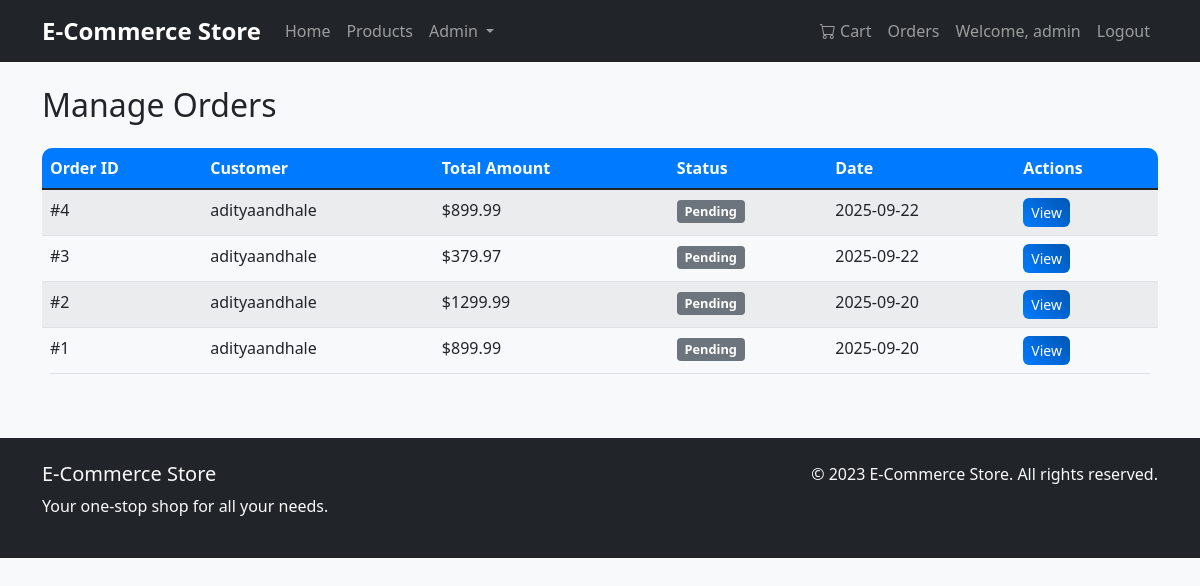
Page /admin/orders (signed in) on the committed database.
### models/user.py (models this page shows, shortened)
class User(UserMixin, db.Model):
    id = db.Column(db.Integer, primary_key=True)
    username = db.Column(db.String(80), unique=True, nullable=False)
    email = db.Column(db.String(120), unique=True, nullable=False)
    password_hash = db.Column(db.String(128), nullable=False)
    is_admin = db.Column(db.Boolean, default=False)
    orders = db.relationship('Order', backref='user', lazy=True)
    cart_items = db.relationship('CartItem', backref='user', lazy=True)

### models/order.py (models this page shows, shortened)
class Order(db.Model):
    id = db.Column(db.Integer, primary_key=True)
    user_id = db.Column(db.Integer, db.ForeignKey('user.id'), nullable=False)
    total_amount = db.Column(db.Float, nullable=False)
    status = db.Column(db.String(20), default='Pending')
    created_at = db.Column(db.DateTime, default=datetime.utcnow)
    order_items = db.relationship('OrderItem', backref='order', lazy=True)

### routes/admin.py (the view)
@admin_bp.route('/orders')
def orders():
    orders = Order.query.order_by(Order.created_at.desc()).all()
    return render_template('admin/orders.html', orders=orders)

### extensions.py (called while the page is built)
@login_manager.user_loader
def load_user(user_id):
    from models.user import User
    return User.query.get(int(user_id))

### routes/admin.py (called while the page is built)
@admin_bp.before_request
@login_required
def require_admin():
    if not current_user.is_admin:
        flash('You do not have permission to access this page.', 'danger')
        return redirect(url_for('index'))

### templates/admin/orders.html (shortened to what this page needs)
{% extends "base.html" %}
{% block content %}
<h2 class="mb-4">Manage Orders</h2>
<div class="table-responsive">
    <table class="table table-striped">
        <thead>
            <tr>
                <th>Order ID</th>
                <th>Customer</th>
                <th>Total Amount</th>
                <th>Status</th>
                <th>Date</th>
                <th>Actions</th>
            </tr>
        </thead>
        <tbody>
            {% for order in orders %}
            <tr>
                <td>#{{ order.id }}</td>
                <td>{{ order.user.username }}</td>
                <td>${{ "%.2f"|format(order.total_amount) }}</td>
                <td>
                    <span class="badge bg-{% if order.status == 'Completed' %}success{% elif order.status == 'Processing' %}warning{% else %}secondary{% endif %}">
                        {{ order.status }}
                    </span>
                </td>
                <td>{{ order.created_at.strftime('%Y-%m-%d') }}</td>
                <td>
                    <a href="{{ url_for('order.order_detail', order_id=order.id) }}" class="btn btn-sm btn-primary">View</a>
                </td>
            </tr>
            {% endfor %}
        </tbody>
    </table>
</div>
{% endblock %}

### templates/base.html (shortened to what this page needs)
<!DOCTYPE html>
<html lang="en">
<head>
    <link href="https://cdn.jsdelivr.net/npm/bootstrap@5.1.3/dist/css/bootstrap.min.css" rel="stylesheet">
    <link rel="stylesheet" href="https://cdn.jsdelivr.net/npm/bootstrap-icons@1.10.0/font/bootstrap-icons.css">
    <link rel="stylesheet" href="{{ url_for('static', filename='css/style.css') }}">
</head>
<body>
    <nav class="navbar navbar-expand-lg navbar-dark bg-dark">
        <div class="container">
            <a class="navbar-brand" href="{{ url_for('index') }}">E-Commerce Store</a>
            <div class="collapse navbar-collapse" id="navbarNav">
                <ul class="navbar-nav me-auto">
                    <li class="nav-item">
                        <a class="nav-link" href="{{ url_for('index') }}">Home</a>
                    </li>
                    <li class="nav-item">
                        <a class="nav-link" href="{{ url_for('product.product_list') }}">Products</a>
                    </li>
                    {% if current_user.is_authenticated and current_user.is_admin %}
                    <li class="nav-item dropdown">
                        <a class="nav-link dropdown-toggle" href="#" id="adminDropdown" role="button" data-bs-toggle="dropdown">
                            Admin
                        </a>
                    </li>
                    {% endif %}
                </ul>
                <ul class="navbar-nav">
                    {% if current_user.is_authenticated %}
                    <li class="nav-item">
                        <a class="nav-link" href="{{ url_for('cart.view_cart') }}">
                            <i class="bi bi-cart"></i> Cart
                        </a>
                    </li>
                    <li class="nav-item">
                        <a class="nav-link" href="{{ url_for('order.order_history') }}">Orders</a>
                    </li>
                    <li class="nav-item">
                        <a class="nav-link" href="#">Welcome, {{ current_user.username }}</a>
                    </li>
                    <li class="nav-item">
                        <a class="nav-link" href="{{ url_for('auth.logout') }}">Logout</a>
                    </li>
                    {% endif %}
                </ul>
            </div>
        </div>
    </nav>
    <main class="container mt-4">
        {% block content %}{% endblock %}
    </main>
    <footer class="bg-dark text-light mt-5 py-4">
        <div class="container">
            <div class="row">
                <div class="col-md-6">
                    <h5>E-Commerce Store</h5>
                    <p>Your one-stop shop for all your needs.</p>
                </div>
                <div class="col-md-6 text-end">
                    <p>&copy; 2023 E-Commerce Store. All rights reserved.</p>
                </div>
            </div>
        </div>
    </footer>
</body>
</html>

### static/css/style.css (style rules this page uses)
:root { --primary-color: #007bff; --secondary-color: #6c757d; --success-color: #28a745; --danger-color: #dc3545; --warning-color: #ffc107; --info-color: #17a2b8; --light-color: #f8f9fa; --dark-color: #343a40; }
body { font-family: 'Segoe UI', Tahoma, Geneva, Verdana, sans-serif; background-color: #f8f9fa; }
.navbar-brand { font-weight: bold; font-size: 1.5rem; }
.navbar-nav .nav-link { font-weight: 500; transition: color 0.3s ease; }
.btn { border-radius: 6px; font-weight: 500; transition: all 0.3s ease; }
.btn-primary { background: linear-gradient(45deg, var(--primary-color), #0056b3); border: none; }
.table { border-radius: 10px; overflow: hidden; }
.table th { background-color: var(--primary-color); color: white; font-weight: 600; }
.badge { font-size: 0.8em; padding: 0.4em 0.6em; }
footer { margin-top: auto; }

### rows in the picture
User: username "admin"
Order: id "4", user.username "adityaandhale", total_amount "899.99", status "Pending", created_at "2025-09-22"
Order: id "3", user.username "adityaandhale", total_amount "379.97", status "Pending", created_at "2025-09-22"
Order: id "2", user.username "adityaandhale", total_amount "1299.99", status "Pending", created_at "2025-09-20"
Order: id "1", user.username "adityaandhale", total_amount "899.99", status "Pending", created_at "2025-09-20"
